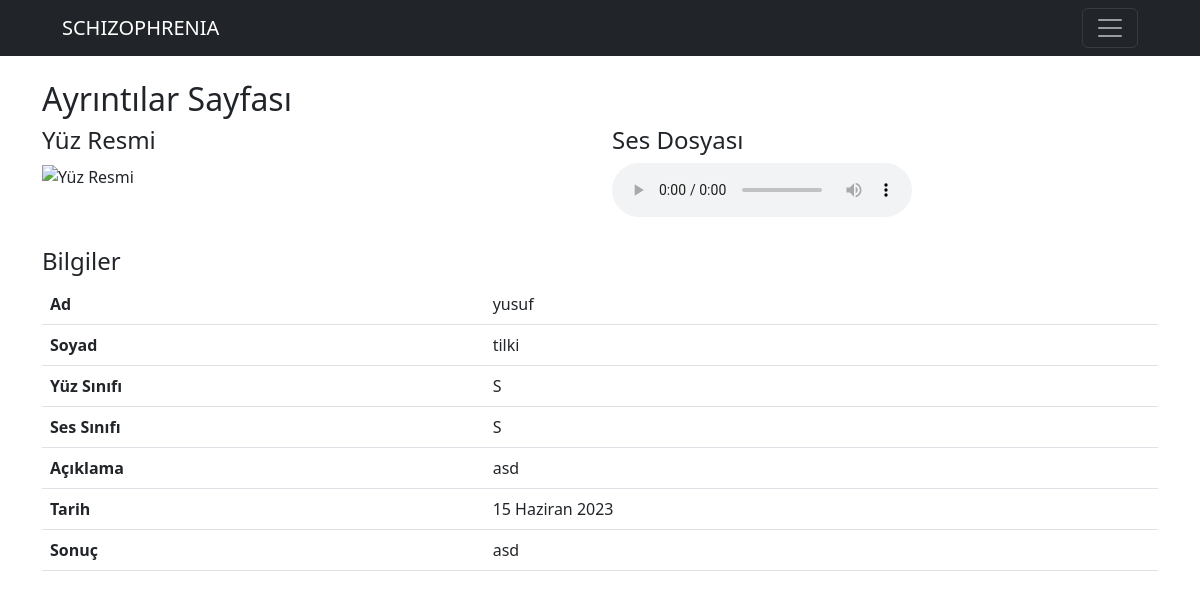
/ayrintilar/1, run on the app's committed database.
### schizophrenia/models.py (models this page shows, shortened)
class Resoults(models.Model):
    name = models.CharField(max_length=50, verbose_name='Ad')
    surname = models.CharField(max_length=50, verbose_name='Soyad')
    faceDir = models.CharField(max_length=50, verbose_name='Yüz resmi dosya konumu')
    voiceDir = models.CharField(max_length=50, verbose_name='ses dosya konumu')
    faceClass = models.CharField(max_length=10, verbose_name='Yüzüne göre sınıfı')
    voiceClass = models.CharField(max_length=10, verbose_name='Sesine göre sınıfı')
    description = models.TextField(verbose_name='Açıklama')
    date = models.DateField(verbose_name='İşlem Tarihi')
    result = models.TextField(verbose_name='Sonuç')

### schizophrenia/views.py (the view)
# urls.py: path('ayrintilar/<int:hasta_id>', views.ayrintilar, name="ayrintilar"),
def ayrintilar(request, hasta_id):
    resoult = get_object_or_404(Resoults, pk = hasta_id)
    context = {
        'resoult': resoult
    }
    return render(request, 'resoults/ayrintilar.html', context)

### templates/resoults/ayrintilar.html (shortened to what this page needs)
{% extends 'layout.html' %}
{% block content %}
{% load static %}
<div class="container mt-4">
    <h2>Ayrıntılar Sayfası</h2>
    <div class="row">
        <div class="col-md-6">
            <h4>Yüz Resmi</h4>
            <img src="" class="img-fluid" alt="Yüz Resmi">
        </div>
        <div class="col-md-6">
            <h4>Ses Dosyası</h4>
            <audio controls>
                <source src="" type="audio/mp3">
            </audio>
        </div>
    </div>
    <div class="mt-4">
        <h4>Bilgiler</h4>
        <table class="table">
            <tbody>
                <tr>
                    <th>Ad</th>
                    <td>{{ resoult.name }}</td>
                </tr>
                <tr>
                    <th>Soyad</th>
                    <td>{{ resoult.surname }}</td>
                </tr>
                <tr>
                    <th>Yüz Sınıfı</th>
                    <td>{{ resoult.faceClass }}</td>
                </tr>
                <tr>
                    <th>Ses Sınıfı</th>
                    <td>{{ resoult.voiceClass }}</td>
                </tr>
                <tr>
                    <th>Açıklama</th>
                    <td>{{ resoult.description }}</td>
                </tr>
                <tr>
                    <th>Tarih</th>
                    <td>{{ resoult.date }}</td>
                </tr>
                <tr>
                    <th>Sonuç</th>
                    <td>{{ resoult.result }}</td>
                </tr>
            </tbody>
        </table>
    </div>
</div>
{% endblock %}

### data on the page
Resoults: name "yusuf", surname "tilki", faceClass "S", voiceClass "S", description "asd", date "15 Haziran 2023", result "asd"
